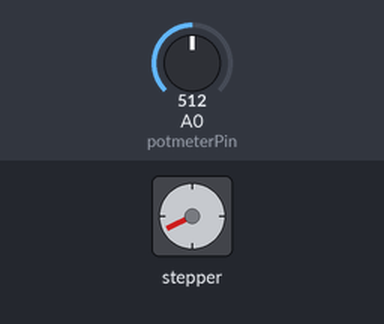
The sketch below on a simulated Arduino Uno, built with avr-gcc and run on an emulated ATmega328P. Shown: stepper motor. Wiring (inferred from the names in the program): stepper motor driver (200 steps per turn assumed): step pin 5; direction pin 2; enable pin 8. Inputs (shaded band) come from the test bench; at power-on: A0 (potmeterPin) = 512.

Above: at 1.2 s.
1.3 s: A0 (potmeterPin) set to 716
At 1.65 s:
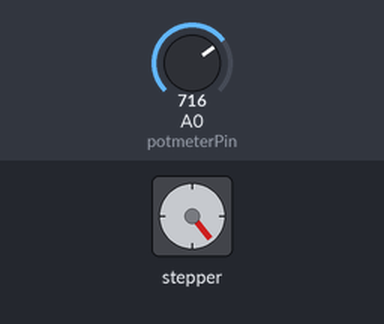
4.3 s: A0 (potmeterPin) set to 900
At 4.67 s:
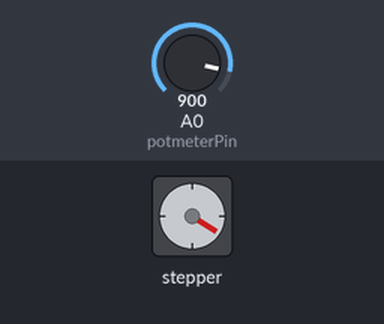
7.3 s: A0 (potmeterPin) set to 1023
At 7.68 s:
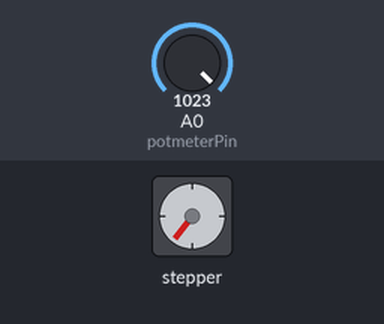
Timing chart, 0 to 19.3 s (numbered marks = the images above; inputs shaded):
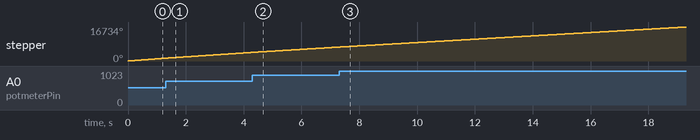

The sketch:

code1.ino
```cpp
#define potmeterPin A0

// defines pins numbers
const int stepPin = 5;
const int dirPin = 2;
const int enPin = 8;

int p;
float delay_time=500;

void setup() {

  Serial.begin(9600);


  // Sets the two pins as Outputs
  pinMode(stepPin,OUTPUT);
  pinMode(dirPin,OUTPUT);

  pinMode(enPin,OUTPUT);
  digitalWrite(enPin,LOW);

  // Set Dir to Home switch
  digitalWrite(dirPin,HIGH); // Enables the motor to move in a particular direction


}
void loop() {

     p = analogRead(potmeterPin);
    delay_time = map(p,0,1023,500,1000);

     motorStep(1);

}
void motorStep( int MAX){

   for(int x = 0; x < MAX; x++) {
        digitalWrite(stepPin,HIGH);
        delayMicroseconds(delay_time);
        digitalWrite(stepPin,LOW);
        delayMicroseconds(delay_time);
      }

}
```
